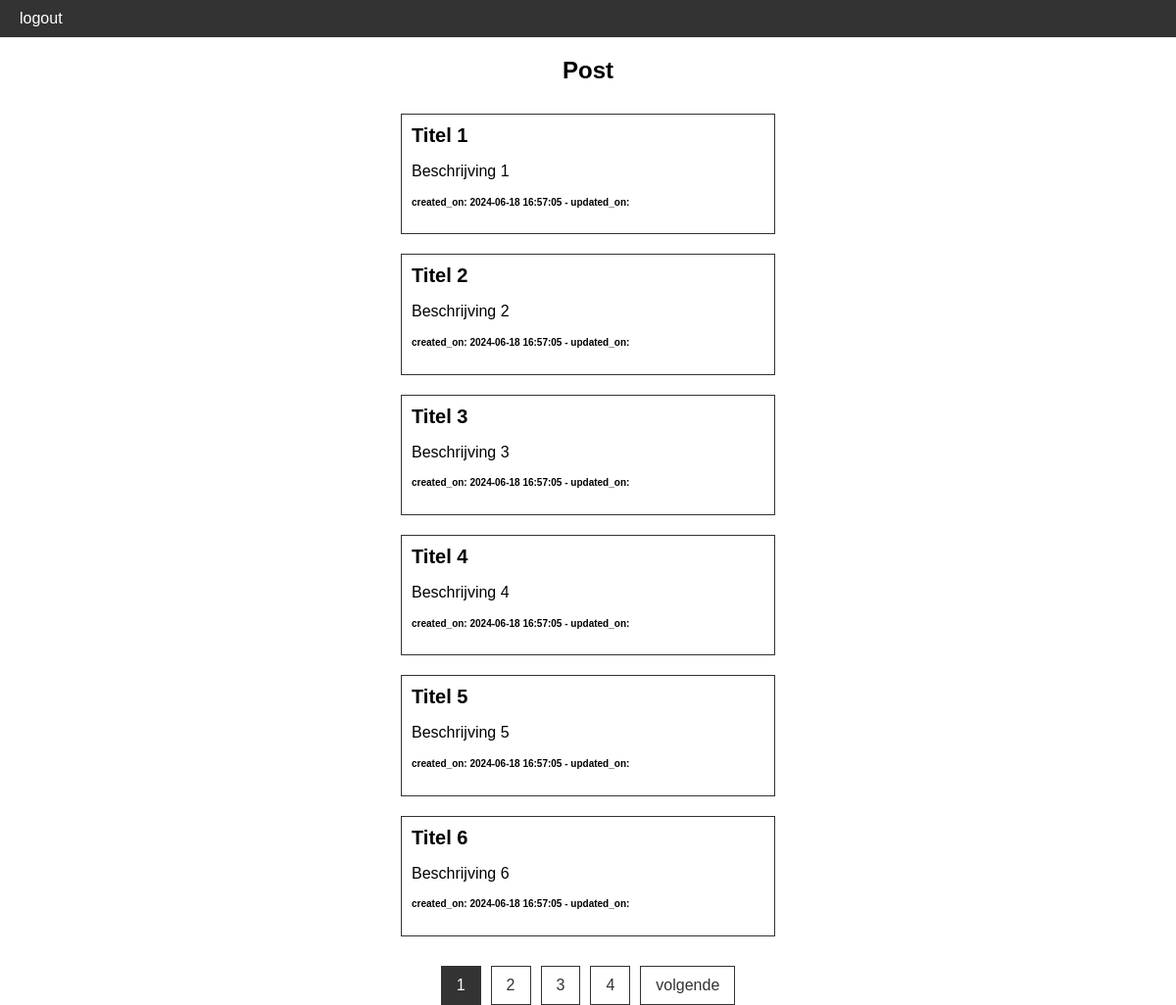
The app's page /Frontend/overzicht.php, older data.
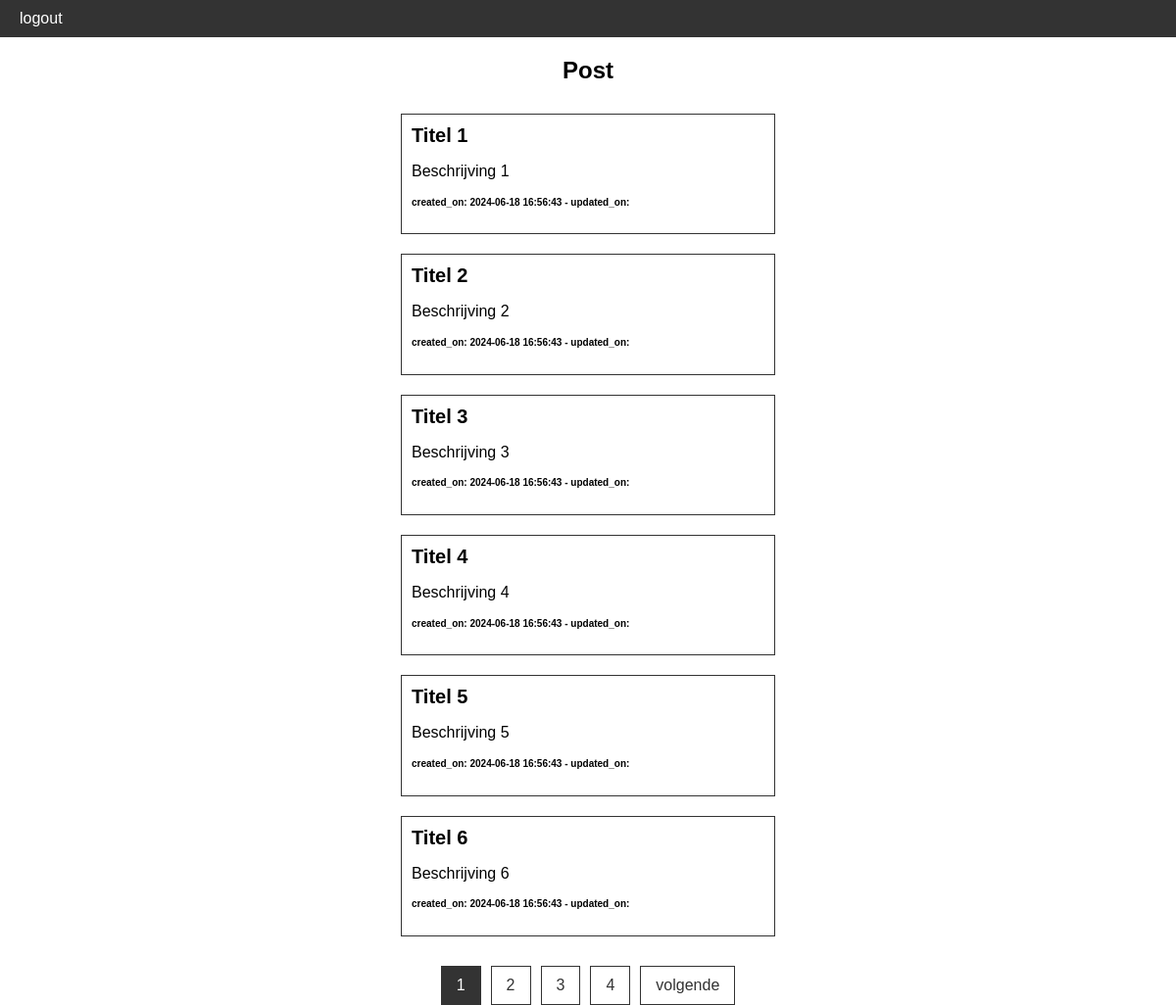
The same page, newer data.
### tables this page shows
CREATE TABLE `posts` (
  `id` int(10) NOT NULL,
  `title` varchar(100) NOT NULL,
  `description` varchar(255) DEFAULT NULL,
  `content` text NOT NULL,
  `created_on` timestamp NULL DEFAULT current_timestamp(),
  `updated_on` timestamp NULL DEFAULT NULL,
  `deleted_on` timestamp NULL DEFAULT NULL,
  `user_id` int(10) DEFAULT NULL
);

### DB/DB.php (called while the page is built, shortened)
<?php
class DBConnectie{
    public function connect(){
        try{
            $conn = new PDO("mysql:localhost=db;dbname=phpblog", 'root', '');
            $conn->setAttribute(PDO::ATTR_ERRMODE, PDO::ERRMODE_EXCEPTION);
            $this->conn = $conn;
        }catch(PDOException $e){
            die($e->getMessage());
        }
    }
}
?>

### classes/Class.fetchPost.php (called while the page is built, shortened)
<?php
require_once('../DB/DB.php');
class FetchPosts extends DBConnectie{
    public function fetchPost(){
        $query = 'SELECT * FROM posts';
        $stmt = $this->conn->prepare($query);
        $stmt->execute();
        $posts = $stmt->fetchAll(PDO::FETCH_ASSOC);
        $this->conn = null;
        return $posts;
    }
}
?>

### Frontend/overzicht.php (the view, shortened to what this page needs)
<?php
    require_once('../classes/Class.fetchpost.php');
    $posts = new FetchPosts();
    $allPost = $posts->fetchPost();
    $limit = 6;
    $totalPosts = count($allPost);
    $totalPages = ceil($totalPosts / $limit);
    $page = isset($_GET['page']) ? $_GET['page'] : 1;
    $offset = ($page - 1) * $limit;
    $currentPosts = array_slice($allPost, $offset, $limit);
?>
<!DOCTYPE html>
<html lang="en">
<head>
</head>
<body>
    <header>
        <a href="../classes/Class.logout.php">logout</a>
    </header>
    <section id="postoverzicht">
                <h2>Post</h2>
                <?php foreach( $currentPosts as $posts ): ?>
                    <article>
                        <a href="post.php?id=<?php echo htmlspecialchars($posts['id']); ?>" id="Kop">
                            <?php echo htmlspecialchars($posts['title']); ?>
                        </a>
                        <p>
                            <?php echo htmlspecialchars($posts['description']); ?>
                        </p>
                        <h5>
                            created_on: <?php echo htmlspecialchars($posts['created_on']); ?>
                             -
                            updated_on: <?php echo htmlspecialchars($posts['updated_on'])?>
                        </h5>
                    </article>
                <?php endforeach; ?>
    </section>
    <div class="paginanav">
        <?php for ($i = 1; $i <= $totalPages; $i++): ?>
            <a href="?page=<?php echo $i; ?>" <?php if ($i === $page) echo 'class="actief"'; ?>>
                <?php echo $i; ?>
            </a>
        <?php endfor; ?>
        <?php if ($page < $totalPages): ?>
            <a href="?page=<?php echo $page + 1; ?>">volgende </a>
        <?php endif; ?>
    </div>
</body>
</html>

### Frontend/overzicht.php (style rules this page uses)
body { margin: 0; padding: 0; font-family: Arial, sans-serif; }
header { display: flex; justify-content: space-between; align-items: center; padding: 10px 20px; background-color: #333; color: white; }
header a { color: white; text-decoration: none; }
#postoverzicht { display: flex; flex-direction: column; justify-content: center; align-items: center; flex-wrap: wrap; }
article { margin: 10px; padding: 10px; border: 1px solid #333; width: 30%; }
#Kop { font-size: 20px; font-weight: bold; text-decoration: none; color: black; }
h5 { font-size: 10px; }
.paginanav { display: flex; justify-content: center; margin-top: 20px; }
.paginanav a { margin: 0 5px; padding: 10px 15px; text-decoration: none; color: #333; border: 1px solid #333; }
.paginanav a.actief { background-color: #333; color: white; }

Row changes from the older to the newer data that the page shows:
changed posts "Titel 1": created_on "2024-06-18 16:57:05" → "2024-06-18 16:56:43"
changed posts "Titel 2": created_on "2024-06-18 16:57:05" → "2024-06-18 16:56:43"
changed posts "Titel 3": created_on "2024-06-18 16:57:05" → "2024-06-18 16:56:43"
changed posts "Titel 4": created_on "2024-06-18 16:57:05" → "2024-06-18 16:56:43"
changed posts "Titel 5": created_on "2024-06-18 16:57:05" → "2024-06-18 16:56:43"
changed posts "Titel 6": created_on "2024-06-18 16:57:05" → "2024-06-18 16:56:43"
